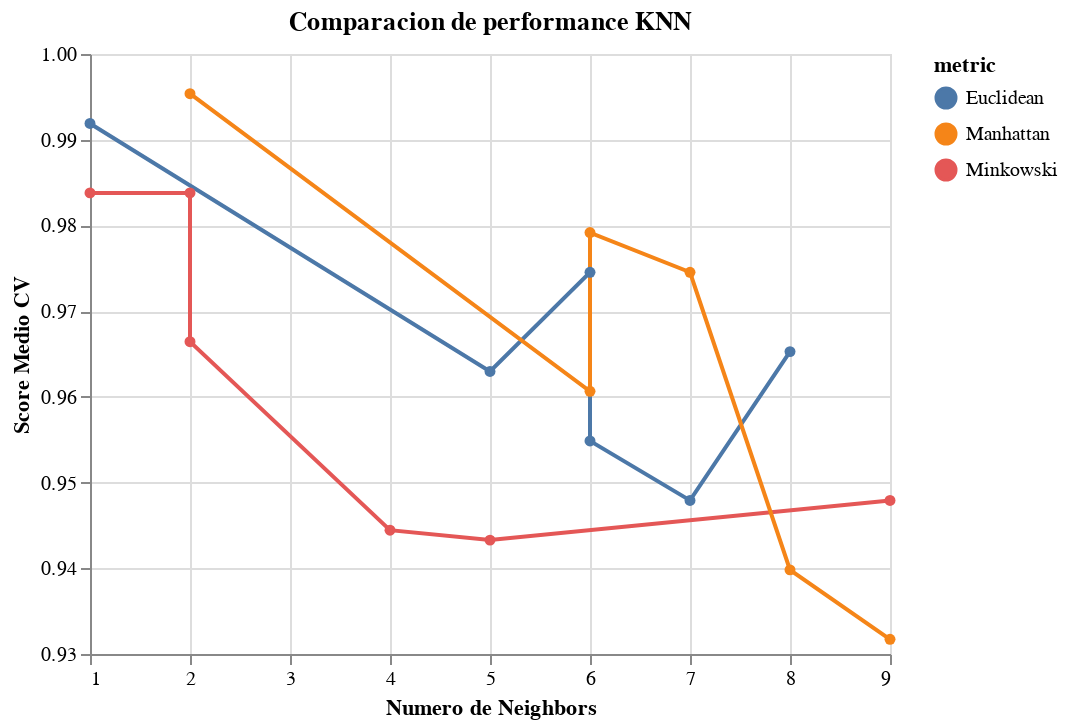

The code cell stored with this chart in its notebook:
### Code cell
import altair as alt

alt.Chart(results_knn, 
          title='Comparacion de performance KNN'
         ).mark_line(point=True).encode(
    alt.X('knn__n_neighbors', title='Numero de Neighbors'),
    alt.Y('test_score', title='Score Medio CV', scale=alt.Scale(zero=False)),
    color='metric'
)

### Figure 1 — Vega-Lite specification as saved in the notebook (floating-point values rounded to 4 significant figures)
{"config": {"view": {"continuousWidth": 400, "continuousHeight": 300}}, "data": {"name": "data-a7928dc50399a6e165d82b2539726c5f"}, "mark": {"type": "line", "point": true}, "encoding": {"color": {"type": "nominal", "field": "metric"}, "x": {"type": "quantitative", "field": "knn__n_neighbors", "title": "Numero de Neighbors"}, "y": {"type": "quantitative", "field": "test_score", "scale": {"zero": false}, "title": "Score Medio CV"}}, "title": "Comparacion de performance KNN", "$schema": "https://vega.github.io/schema/vega-lite/v4.8.1.json", "datasets": {"data-a7928dc50399a6e165d82b2539726c5f": [{"knn__weights": "distance", "knn__p": 5, "knn__n_neighbors": 9, "test_score": 0.9479, "metric": "Minkowski"}, {"knn__weights": "distance", "knn__p": 2, "knn__n_neighbors": 6, "test_score": 0.9745, "metric": "Euclidean"}, {"knn__weights": "uniform", "knn__p": 1, "knn__n_neighbors": 9, "test_score": 0.9317, "metric": "Manhattan"}, {"knn__weights": "uniform", "knn__p": 2, "knn__n_neighbors": 5, "test_score": 0.963, "metric": "Euclidean"}, {"knn__weights": "distance", "knn__p": 5, "knn__n_neighbors": 2, "test_score": 0.9838, "metric": "Minkowski"}, {"knn__weights": "uniform", "knn__p": 2, "knn__n_neighbors": 1, "test_score": 0.9919, "metric": "Euclidean"}, {"knn__weights": "uniform", "knn__p": 2, "knn__n_neighbors": 6, "test_score": 0.9549, "metric": "Euclidean"}, {"knn__weights": "uniform", "knn__p": 1, "knn__n_neighbors": 8, "test_score": 0.9398, "metric": "Manhattan"}, {"knn__weights": "distance", "knn__p": 2, "knn__n_neighbors": 8, "test_score": 0.9653, "metric": "Euclidean"}, {"knn__weights": "uniform", "knn__p": 1, "knn__n_neighbors": 6, "test_score": 0.9606, "metric": "Manhattan"}, {"knn__weights": "uniform", "knn__p": 5, "knn__n_neighbors": 1, "test_score": 0.9838, "metric": "Minkowski"}, {"knn__weights": "uniform", "knn__p": 5, "knn__n_neighbors": 2, "test_score": 0.9664, "metric": "Minkowski"}, {"knn__weights": "uniform", "knn__p": 5, "knn__n_neighbors": 5, "test_score": 0.9433, "metric": "Minkowski"}, {"knn__weights": "uniform", "knn__p": 5, "knn__n_neighbors": 4, "test_score": 0.9444, "metric": "Minkowski"}, {"knn__weights": "distance", "knn__p": 1, "knn__n_neighbors": 6, "test_score": 0.9792, "metric": "Manhattan"}, {"knn__weights": "uniform", "knn__p": 2, "knn__n_neighbors": 7, "test_score": 0.9479, "metric": "Euclidean"}, {"knn__weights": "distance", "knn__p": 1, "knn__n_neighbors": 7, "test_score": 0.9745, "metric": "Manhattan"}, {"knn__weights": "distance", "knn__p": 1, "knn__n_neighbors": 2, "test_score": 0.9954, "metric": "Manhattan"}]}}
